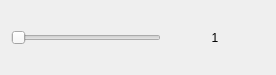
<?xml version="1.0" encoding="UTF-8"?>
<ui version="4.0">
 <class>CountSlider</class>
 <widget class="QWidget" name="CountSlider">
  <property name="geometry">
   <rect>
    <x>0</x>
    <y>0</y>
    <width>276</width>
    <height>75</height>
   </rect>
  </property>
  <property name="sizePolicy">
   <sizepolicy hsizetype="MinimumExpanding" vsizetype="Preferred">
    <horstretch>0</horstretch>
    <verstretch>0</verstretch>
   </sizepolicy>
  </property>
  <property name="minimumSize">
   <size>
    <width>270</width>
    <height>0</height>
   </size>
  </property>
  <property name="windowTitle">
   <string>Form</string>
  </property>
  <property name="autoFillBackground">
   <bool>true</bool>
  </property>
  <layout class="QGridLayout" name="gridLayout">
   <item row="0" column="0">
    <layout class="QHBoxLayout" name="horizontalLayout">
     <item>
      <widget class="QSlider" name="horizontalSlider">
       <property name="sizePolicy">
        <sizepolicy hsizetype="MinimumExpanding" vsizetype="Fixed">
         <horstretch>0</horstretch>
         <verstretch>0</verstretch>
        </sizepolicy>
       </property>
       <property name="minimumSize">
        <size>
         <width>150</width>
         <height>0</height>
        </size>
       </property>
       <property name="minimum">
        <number>1</number>
       </property>
       <property name="orientation">
        <enum>Qt::Horizontal</enum>
       </property>
      </widget>
     </item>
     <item>
      <widget class="QLabel" name="label">
       <property name="sizePolicy">
        <sizepolicy hsizetype="Fixed" vsizetype="Preferred">
         <horstretch>0</horstretch>
         <verstretch>0</verstretch>
        </sizepolicy>
       </property>
       <property name="minimumSize">
        <size>
         <width>100</width>
         <height>0</height>
        </size>
       </property>
       <property name="baseSize">
        <size>
         <width>0</width>
         <height>0</height>
        </size>
       </property>
       <property name="text">
        <string>1</string>
       </property>
       <property name="alignment">
        <set>Qt::AlignCenter</set>
       </property>
      </widget>
     </item>
    </layout>
   </item>
  </layout>
 </widget>
 <resources/>
 <connections/>
</ui>
